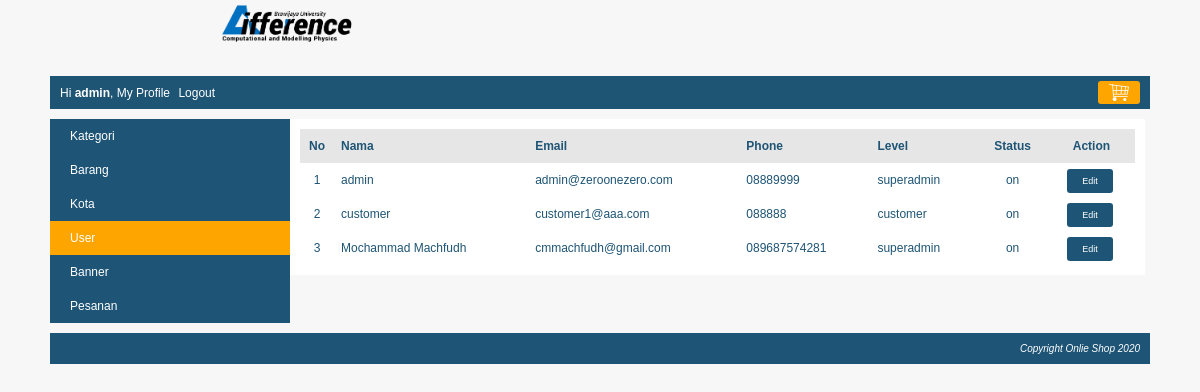
Page /index.php?page=my_profile&module=user&action=list (signed in) on the earlier database version.
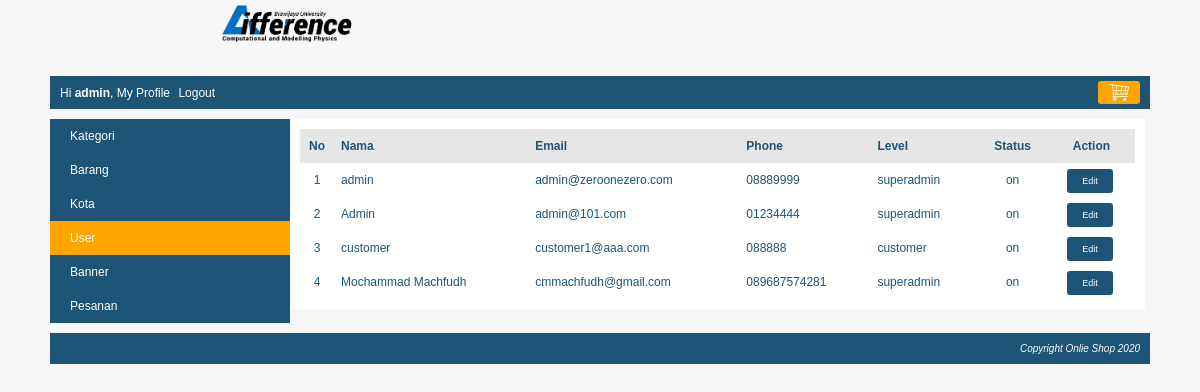
Same page on the later database version.
### tables this page shows
CREATE TABLE `user` (
  `user_id` int(10) NOT NULL,
  `level` varchar(30) NOT NULL,
  `nama` varchar(150) NOT NULL,
  `email` varchar(160) NOT NULL,
  `alamat` varchar(400) NOT NULL,
  `phone` varchar(15) NOT NULL,
  `password` varchar(300) NOT NULL,
  `status` enum('on','off') NOT NULL
);

### module/user/list.php (the view, shortened to what this page needs)
<?php
    $no=1;
    $queryAdmin = mysqli_query($koneksi, "SELECT * FROM user ORDER BY nama ASC");
    if(mysqli_num_rows($queryAdmin) == 0)
    {
        echo "<h3>Saat ini belum ada data user yang dimasukan</h3>";
    }
    else
    {
        echo "<table class='table-list'>";
            echo "<tr class='baris-title'>
                    <th class='kolom-nomor'>No</th>
                    <th class='kiri'>Nama</th>
                    <th class='kiri'>Email</th>
                    <th class='kiri'>Phone</th>
                    <th class='kiri'>Level</th>
                    <th class='tengah'>Status</th>
                    <th class='tengah'h>Action</th>
                 </tr>";
            while($rowUser=mysqli_fetch_array($queryAdmin))
            {
                echo "<tr>
                        <td class='kolom-nomor'>$no</td>
                        <td>$rowUser[nama]</td>
                        <td>$rowUser[email]</td>
                        <td>$rowUser[phone]</td>
                        <td>$rowUser[level]</td>
                        <td class='tengah'>$rowUser[status]</td>
                        <td class='tengah'><a class='tombol-action' href='".BASE_URL."index.php?page=my_profile&module=user&action=form&user_id=$rowUser[user_id]"."'>Edit</a></td>
                     </tr>";
                $no++;
            }
        echo "</table>";
    }
?>

### index.php (shortened to what this page needs)
<?php
$page = isset($_GET['page']) ? $_GET['page'] : false;
$user_id = isset($_SESSION['user_id']) ? $_SESSION['user_id'] : false;
$nama = isset($_SESSION['nama']) ? $_SESSION['nama'] : false;
$level = isset($_SESSION['level']) ? $_SESSION['level'] : false;
?>
<!DOCTYPE html>
<html>
<head>
	<link rel="stylesheet" type="text/css" href="<?= BASE_URL . "css/style.css"; ?>">
	<link rel="stylesheet" type="text/css" href="<?= BASE_URL . "css/banner.css"; ?>">
</head>
<body>
	<div id="container">
		<div id="header">
			<a href="<?= BASE_URL . "index.php"; ?>">
				<img class="logo" src="<?= BASE_URL . "images/logo.png"; ?>">
			</a>
			<div id="menu">
				<div id="user">
					<?php
					if ($user_id) {
						echo "Hi <b>$nama</b>,
								<a href='" . BASE_URL . "index.php?page=my_profile&module=pesanan&action=list'>My Profile</a>
								<a href='" . BASE_URL . "logout.php'>Logout</a>";
					} else {
						echo "<a href='" . BASE_URL . "index.php?page=login'>Login</a>";
						echo "<a href='" . BASE_URL . "index.php?page=register'>Register</a>";
					}
					?>
				</div>
				<a href="<?= BASE_URL . "index.php?page=keranjang"; ?>" id="button-keranjang">
					<img src="<?= BASE_URL . "images/cart.png"; ?>">
				</a>
			</div>
		</div>
		<div id="content">
			<?php
			$filename = "$page.php";
			if (file_exists($filename)) {
				include_once($filename);
			} else {
				include_once("main.php");
			}
			?>
		</div>
		<div id="footer">
			<p>Copyright Onlie Shop 2020</p>
		</div>
	</div>
</body>
</html>

### my_profile.php (shortened to what this page needs)
<?php
	if($user_id){
		$module = isset($_GET['module']) ? $_GET['module'] : false;
		$action = isset($_GET['action']) ? $_GET['action'] : false;
	}else{
		header("location:".BASE_URL."index.php?page=login");
	}
?>
<div id="bg-page-profile">
	<div id="menu-profile">
		<ul>
			<?php
				if($level=='superadmin'){
			?>
				<li>
					<a <?php if($module=="kategori"){ echo "class='aktif'";} ?>  href="<?= BASE_URL."index.php?page=my_profile&module=kategori&action=list";?>">Kategori</a>
				</li>
				<li>
					<a <?php if($module=="barang"){ echo "class='aktif'";} ?>href="<?= BASE_URL."index.php?page=my_profile&module=barang&action=list";?>">Barang</a>
				</li>
				<li>
					<a <?php if($module=="kota"){ echo "class='aktif'";} ?>href="<?= BASE_URL."index.php?page=my_profile&module=kota&action=list";?>">Kota</a>
				</li>
				<li>
					<a <?php if($module=="user"){ echo "class='aktif'";} ?>href="<?= BASE_URL."index.php?page=my_profile&module=user&action=list";?>">User</a>
				</li>
				<li>
					<a <?php if($module=="banner"){ echo "class='aktif'";} ?>href="<?= BASE_URL."index.php?page=my_profile&module=banner&action=list";?>">Banner</a>
				</li>
			<?php } ?>
			<li>
				<a <?php if($module=="pesanan"){ echo "class='aktif'";} ?>href="<?= BASE_URL."index.php?page=my_profile&module=pesanan&action=list";?>">Pesanan</a>
			</li>
		</ul>
	</div>
	<div id="profile-content">
		<?php
			$file="module/$module/$action.php";
			if (file_exists($file)) {
				include_once($file);
			}else{
				echo "<h3>Maaf, Halaman tidak ditemukan</h3>";
			}
		?>
	</div>
</div>

### css/style.css (style rules this page uses)
body { font-family: arial; font-size: 12px; color: #1e5474; background: #f7f7f7; margin: 0; }
#container #header { margin-top: 20px; }
#container #header .logo { width: 15%; position: absolute; top: -1%; left: 17%; }
#container #header #menu { background: #1e5474; padding: 5px 10px; overflow: hidden; }
#container #header #menu #user { float: left; }
#container #header #menu #user a { color: white; padding-right: 5px; margin-top: 5px; display: inline-block; text-decoration: none; }
#container #header #menu #button-keranjang { float: right; background: orange; padding: 2px 10px; border-radius: 3px; }
#container #header #menu #button-keranjang img { vertical-align: bottom; }
#container { width: 1100px; height: auto; margin: 0px auto; padding: 10px; margin-top: 46px; }
#container #content { padding: 10px 0px; overflow: hidden; }
#container #footer { background: #1e5475; padding: 10px; }
#container #footer p { color: white; text-align: right; font-size: 10px; font-style: italic; margin: 0; }
#container #header #menu #user { color: white; }
#bg-page-profile { overflow: hidden; }
#bg-page-profile #menu-profile { float: left; width: 240px; background-color: #1e5475; }
#bg-page-profile #menu-profile ul { margin: 0px; padding: 0px; list-style: none; }
#bg-page-profile #menu-profile ul li a { color: white; display: block; padding: 10px 20px; text-decoration: none; }
#bg-page-profile #menu-profile ul li a:hover, #bg-page-profile #menu-profile ul li a.aktif { background-color: orange; }
#bg-page-profile #profile-content { float: left; width: 835px; padding: 10px; background: white; }
.table-list { width: 100%; border-collapse: collapse; }
.table-list .baris-title { background-color: #e6e6e6; }
.table-list tr th, .table-list tr td { padding: 10px 7px; }
.kolom-nomor { width: 20px; text-align: center; }
.kiri { text-align: left; }
.tengah { text-align: center; }
.tombol-action { background: #1e5475; color: white; padding: 7px 15px; margin-right: 3px; border-radius: 3px; font-size: 9px; cursor: pointer; text-decoration: none; }

Differences in the rows shown:
added user: nama "Admin", email "admin@101.com", phone "01234444", level "superadmin", status "on"
